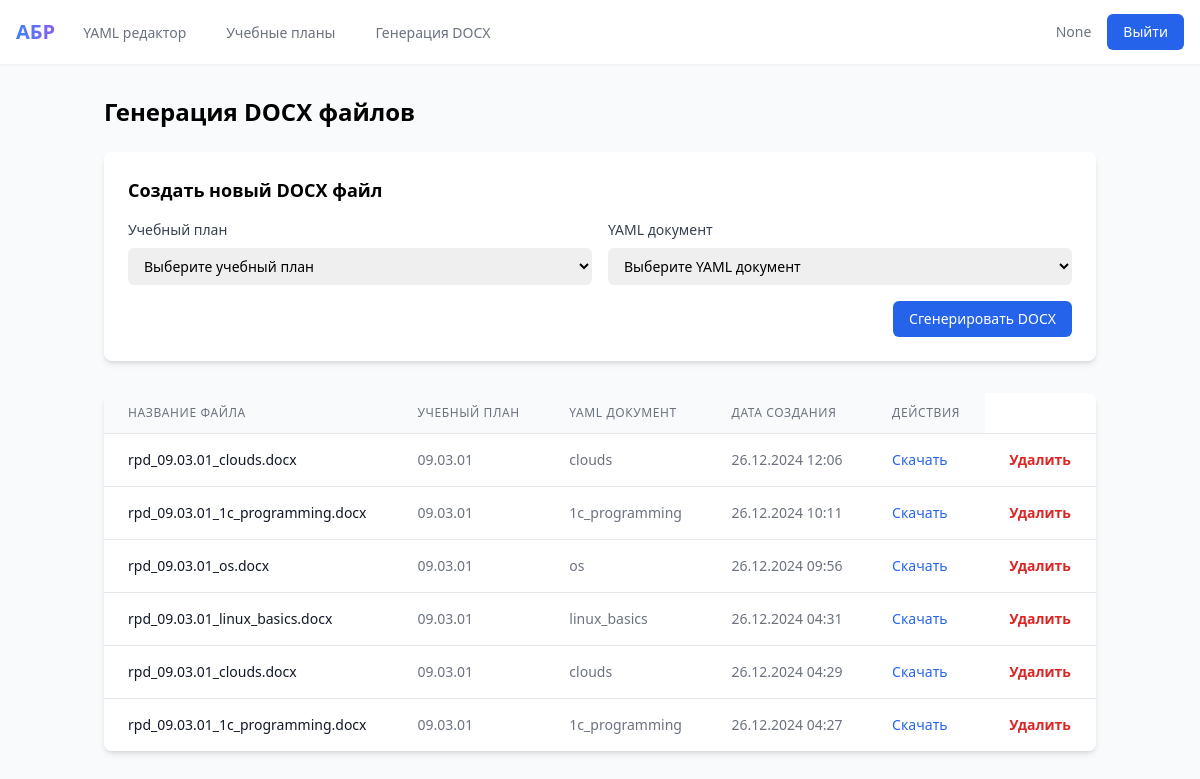
The app's page /docx/ (signed in) with its own data.
### app/models.py (models this page shows, shortened)
class DocxFile(db.Model):
    id = db.Column(db.Integer, primary_key=True)
    name = db.Column(db.String(255), nullable=False)
    file_path = db.Column(db.String(255), nullable=False)
    created_at = db.Column(db.DateTime, default=datetime.utcnow)
    edu_plan_id = db.Column(db.Integer, db.ForeignKey('edu_plan.pk'))
    yaml_doc_id = db.Column(db.Integer, db.ForeignKey('yaml_document.id'))
    edu_plan = db.relationship('EduPlan', backref='docx_files')
    yaml_doc = db.relationship('YamlDocument', backref='docx_files')

class EduPlan(db.Model):
    pk = db.Column(db.Integer, primary_key=True)
    code = db.Column(db.String(20), unique=True)
    name = db.Column(db.String(75))
    degree = db.Column(db.String(1))
    short = db.Column(db.String(10))
    comment = db.Column(db.String(100))
    file = db.Column(db.String(255))

class YamlDocument(db.Model):
    id = db.Column(db.Integer, primary_key=True)
    name = db.Column(db.String(100), nullable=False)
    content = db.Column(db.Text, nullable=False)
    created_at = db.Column(db.DateTime, default=datetime.utcnow)
    updated_at = db.Column(db.DateTime, default=datetime.utcnow, onupdate=datetime.utcnow)

### app/main/routes.py (the view)
@bp.route('/docx/')
@login_required
def docx_list():
    docx_files = DocxFile.query.order_by(DocxFile.created_at.desc()).all()
    edu_plans = EduPlan.query.all()
    yaml_docs = YamlDocument.query.all()
    return render_template('docx_list.html',
                         docx_files=docx_files,
                         edu_plans=edu_plans,
                         yaml_docs=yaml_docs)

### app/main/routes.py (called while the page is built)
def login_required(f):
    @wraps(f)
    def decorated_function(*args, **kwargs):
        if 'user' not in session:
            return redirect(url_for('main.index_page'))
        return f(*args, **kwargs)
    return decorated_function

### app/templates/docx_list.html (shortened to what this page needs)
{% extends "base.html" %}
{% block body %}
<div class="container mx-auto px-4 py-8">
    <div class="flex justify-between items-center mb-6">
        <h1 class="text-2xl font-bold">Генерация DOCX файлов</h1>
    </div>
    <div class="bg-white shadow-md rounded-lg p-6 mb-8">
        <h2 class="text-lg font-semibold mb-4">Создать новый DOCX файл</h2>
        <form action="{{ url_for('main.docx_generate') }}" method="post" class="space-y-4">
            <div class="grid grid-cols-1 md:grid-cols-2 gap-4">
                <div>
                    <label for="edu_plan_id" class="block text-sm font-medium text-gray-700 mb-2">
                        Учебный план
                    </label>
                    <select name="edu_plan_id" id="edu_plan_id" required
                            class="mt-1 block w-full pl-3 pr-10 py-2 text-base border-gray-300 focus:outline-none focus:ring-blue-500 focus:border-blue-500 sm:text-sm rounded-md">
                        <option value="">Выберите учебный план</option>
                    </select>
                </div>
                <div>
                    <label for="yaml_doc_id" class="block text-sm font-medium text-gray-700 mb-2">
                        YAML документ
                    </label>
                    <select name="yaml_doc_id" id="yaml_doc_id" required
                            class="mt-1 block w-full pl-3 pr-10 py-2 text-base border-gray-300 focus:outline-none focus:ring-blue-500 focus:border-blue-500 sm:text-sm rounded-md">
                        <option value="">Выберите YAML документ</option>
                    </select>
                </div>
            </div>
            <div class="flex justify-end">
                <button type="submit"
                        class="bg-blue-600 hover:bg-blue-700 text-white px-4 py-2 rounded-md text-sm font-medium">
                    Сгенерировать DOCX
                </button>
            </div>
        </form>
    </div>
    {% if docx_files %}
    <div class="bg-white shadow-md rounded-lg overflow-hidden">
        <table class="min-w-full divide-y divide-gray-200">
            <thead class="bg-gray-50">
                <tr>
                    <th class="px-6 py-3 text-left text-xs font-medium text-gray-500 uppercase tracking-wider">
                        Название файла
                    </th>
                    <th class="px-6 py-3 text-left text-xs font-medium text-gray-500 uppercase tracking-wider">
                        Учебный план
                    </th>
                    <th class="px-6 py-3 text-left text-xs font-medium text-gray-500 uppercase tracking-wider">
                        YAML документ
                    </th>
                    <th class="px-6 py-3 text-left text-xs font-medium text-gray-500 uppercase tracking-wider">
                        Дата создания
                    </th>
                    <th class="px-6 py-3 text-left text-xs font-medium text-gray-500 uppercase tracking-wider">
                        Действия
                    </th>
                </tr>
            </thead>
            <tbody class="bg-white divide-y divide-gray-200">
                {% for file in docx_files %}
                <tr>
                    <td class="px-6 py-4 whitespace-nowrap text-sm font-medium text-gray-900">
                        {{ file.name }}
                    </td>
                    <td class="px-6 py-4 whitespace-nowrap text-sm text-gray-500">
                        {{ file.edu_plan.code }}
                    </td>
                    <td class="px-6 py-4 whitespace-nowrap text-sm text-gray-500">
                        {{ file.yaml_doc.name }}
                    </td>
                    <td class="px-6 py-4 whitespace-nowrap text-sm text-gray-500">
                        {{ file.created_at.strftime('%d.%m.%Y %H:%M') }}
                    </td>
                    <td class="px-6 py-4 whitespace-nowrap text-sm text-gray-500">
                        <a href="{{ url_for('main.docx_download', file_id=file.id) }}"
                           class="text-blue-600 hover:text-blue-900">
                            Скачать
                        </a>
                    </td>
                    <td class="px-6 py-4 whitespace-nowrap text-sm text-gray-500">
                        <form action="{{ url_for('main.docx_delete', file_id=file.id) }}" method="post" onsubmit="return confirm('Вы уверены, что хотите удалить этот файл?');">
                            <button type="submit" class="text-red-600 hover:text-red-800 font-semibold">Удалить</button>
                        </form>
                    </td>
                </tr>
                {% endfor %}
            </tbody>
        </table>
    </div>
    {% else %}
    <div class="text-center py-8">
        <p class="text-gray-500">Сгенерированных DOCX файлов пока нет</p>
    </div>
    {% endif %}
</div>
{% endblock %}

### app/templates/base.html (shortened to what this page needs)
<!DOCTYPE html>
<html lang="ru">
<head>
    <script src="https://cdn.tailwindcss.com"></script>
</head>
<body class="bg-gray-50">
    {% if 'user' in session %}
    <nav class="bg-white shadow-sm">
        <div class="px-4">
            <div class="flex justify-between h-16">
                <div class="flex">
                    <div class="flex-shrink-0 flex items-center">
                        <span class="text-xl font-semibold gradient-text">АБР</span>
                    </div>
                    <div class="hidden sm:ml-6 sm:flex sm:space-x-8">
                        <a href="{{ url_for('main.index_page') }}"
                           class="border-transparent text-gray-500 hover:border-gray-300 hover:text-gray-700 inline-flex items-center px-1 pt-1 border-b-2 text-sm font-medium">
                            YAML редактор
                        </a>
                        <a href="{{ url_for('main.edu_plan_list') }}"
                           class="border-transparent text-gray-500 hover:border-gray-300 hover:text-gray-700 inline-flex items-center px-1 pt-1 border-b-2 text-sm font-medium">
                            Учебные планы
                        </a>
                        <a href="{{ url_for('main.docx_list') }}"
                           class="border-transparent text-gray-500 hover:border-gray-300 hover:text-gray-700 inline-flex items-center px-1 pt-1 border-b-2 text-sm font-medium">
                            Генерация DOCX
                        </a>
                    </div>
                </div>
                <div class="hidden sm:ml-6 sm:flex sm:items-center">
                    <div class="ml-3 relative">
                        <div class="flex items-center">
                            <span class="text-sm text-gray-500 mr-4">{{ session['user']['email'] }}</span>
                            <a href="{{ url_for('main.logout') }}"
                               class="bg-blue-600 hover:bg-blue-700 text-white px-4 py-2 rounded-md text-sm font-medium">
                                Выйти
                            </a>
                        </div>
                    </div>
                </div>
            </div>
        </div>
    </nav>
    {% endif %}
    {% block body %}{% endblock %}
</body>
</html>

### app/templates/base.html (style rules this page uses)
.gradient-text { font-size: 1.25rem; font-weight: 600; background: linear-gradient(to right, #3b82f6, #8b5cf6); -webkit-background-clip: text; background-clip: text; color: transparent; }

### records on screen
DocxFile: name "rpd_09.03.01_clouds.docx", edu_plan.code "09.03.01", yaml_doc.name "clouds", created_at "26.12.2024 12:06"
DocxFile: name "rpd_09.03.01_1с_programming.docx", edu_plan.code "09.03.01", yaml_doc.name "1с_programming", created_at "26.12.2024 10:11"
DocxFile: name "rpd_09.03.01_os.docx", edu_plan.code "09.03.01", yaml_doc.name "os", created_at "26.12.2024 09:56"
DocxFile: name "rpd_09.03.01_linux_basics.docx", edu_plan.code "09.03.01", yaml_doc.name "linux_basics", created_at "26.12.2024 04:31"
DocxFile: name "rpd_09.03.01_clouds.docx", edu_plan.code "09.03.01", yaml_doc.name "clouds", created_at "26.12.2024 04:29"
DocxFile: name "rpd_09.03.01_1с_programming.docx", edu_plan.code "09.03.01", yaml_doc.name "1с_programming", created_at "26.12.2024 04:27"

### other values on screen
{{ session['user']['email'] }} "None"
